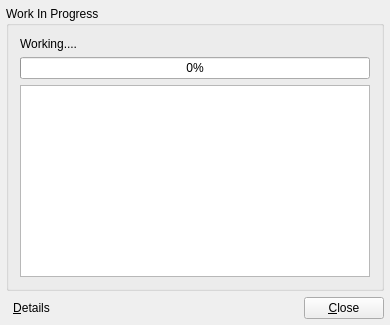
<?xml version="1.0" encoding="UTF-8"?>
<ui version="4.0">
 <class>ProgressDlgClass</class>
 <widget class="QWidget" name="ProgressDlgClass">
  <property name="windowModality">
   <enum>Qt::WindowModal</enum>
  </property>
  <property name="geometry">
   <rect>
    <x>0</x>
    <y>0</y>
    <width>428</width>
    <height>300</height>
   </rect>
  </property>
  <property name="sizePolicy">
   <sizepolicy hsizetype="Expanding" vsizetype="Expanding">
    <horstretch>0</horstretch>
    <verstretch>0</verstretch>
   </sizepolicy>
  </property>
  <property name="windowTitle">
   <string>Work In Progress</string>
  </property>
  <layout class="QGridLayout" name="gridLayout">
   <property name="sizeConstraint">
    <enum>QLayout::SetFixedSize</enum>
   </property>
   <property name="margin">
    <number>6</number>
   </property>
   <item row="0" column="0" colspan="3">
    <widget class="QGroupBox" name="groupBox">
     <property name="sizePolicy">
      <sizepolicy hsizetype="Expanding" vsizetype="Minimum">
       <horstretch>0</horstretch>
       <verstretch>0</verstretch>
      </sizepolicy>
     </property>
     <property name="title">
      <string>Work In Progress</string>
     </property>
     <property name="flat">
      <bool>false</bool>
     </property>
     <layout class="QVBoxLayout" name="verticalLayout">
      <property name="sizeConstraint">
       <enum>QLayout::SetFixedSize</enum>
      </property>
      <item>
       <layout class="QHBoxLayout" name="horizontalLayout">
        <item>
         <widget class="QLabel" name="labelDescription">
          <property name="sizePolicy">
           <sizepolicy hsizetype="Expanding" vsizetype="Preferred">
            <horstretch>0</horstretch>
            <verstretch>0</verstretch>
           </sizepolicy>
          </property>
          <property name="minimumSize">
           <size>
            <width>350</width>
            <height>0</height>
           </size>
          </property>
          <property name="text">
           <string>Working....</string>
          </property>
         </widget>
        </item>
       </layout>
      </item>
      <item>
       <widget class="QProgressBar" name="progressBar">
        <property name="value">
         <number>0</number>
        </property>
        <property name="textVisible">
         <bool>true</bool>
        </property>
        <property name="format">
         <string>%p%</string>
        </property>
       </widget>
      </item>
      <item>
       <widget class="QTextBrowser" name="textBrowserDetails">
        <property name="openExternalLinks">
         <bool>true</bool>
        </property>
       </widget>
      </item>
     </layout>
    </widget>
   </item>
   <item row="1" column="2">
    <widget class="QPushButton" name="pushButtonClose">
     <property name="text">
      <string>&amp;Close</string>
     </property>
    </widget>
   </item>
   <item row="1" column="0">
    <widget class="QToolButton" name="toolButtonShowDetails">
     <property name="focusPolicy">
      <enum>Qt::NoFocus</enum>
     </property>
     <property name="text">
      <string>&amp;Details</string>
     </property>
     <property name="icon">
      <iconset resource="../gui.qrc">
       <normaloff>:/resources/images/locked.png</normaloff>:/resources/images/locked.png</iconset>
     </property>
     <property name="checkable">
      <bool>true</bool>
     </property>
     <property name="autoRaise">
      <bool>true</bool>
     </property>
    </widget>
   </item>
   <item row="1" column="1">
    <spacer name="horizontalSpacer">
     <property name="orientation">
      <enum>Qt::Horizontal</enum>
     </property>
     <property name="sizeHint" stdset="0">
      <size>
       <width>40</width>
       <height>20</height>
      </size>
     </property>
    </spacer>
   </item>
  </layout>
 </widget>
 <layoutdefault spacing="6" margin="11"/>
 <resources>
  <include location="../gui.qrc"/>
 </resources>
 <connections/>
</ui>
